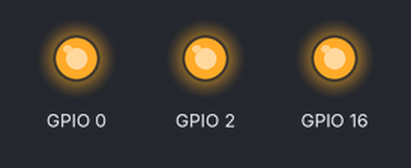
Recording of a program running on a simulated ESP8266 board running MicroPython. On the bench: output pins drawn as LEDs (lit = HIGH). At 3.0 s the program stops and its outputs stay as they are.

Above: at 0.15 s.
At 2.25 s:
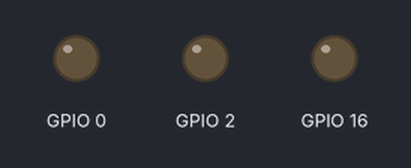
Timing chart, 0 to 3.0 s (numbered marks = the images above):
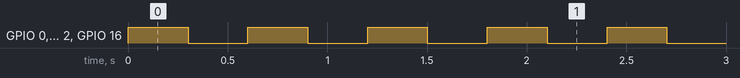

Measured:
- by itself, GPIO 0, GPIO 2, GPIO 16: alternates HIGH for 0.30 s and LOW for 0.30 s, 10 changes in all, then stays LOW

The program:

main.py
```python
import time
import led

l = led.LED()
for _ in range(5):
    l.set("GREEN", True)
    l.set("ORANGE", True)
    l.set("RED", True)
    time.sleep(0.3)
    l.set("GREEN", False)
    l.set("ORANGE", False)
    l.set("RED", False)
    time.sleep(0.3)
```

led.py
```python
import machine


class LED:
    def __init__(self, green=2, orange=0, red=16):
        self.green = machine.Pin(green, machine.Pin.OUT)
        self.orange = machine.Pin(orange, machine.Pin.OUT)
        self.red = machine.Pin(red, machine.Pin.OUT)

    def get(self, l: str):
        if (l == "GREEN"):
            return self.green
        elif (l == "RED"):
            return self.red
        elif (l == "ORANGE"):
            return self.orange
        else:
            raise ValueError('LED.get(): invalid LED')

    def set(self, l: str, s: bool):
        if s:
            self.get(l).on()
        else:
            self.get(l).off()
```
